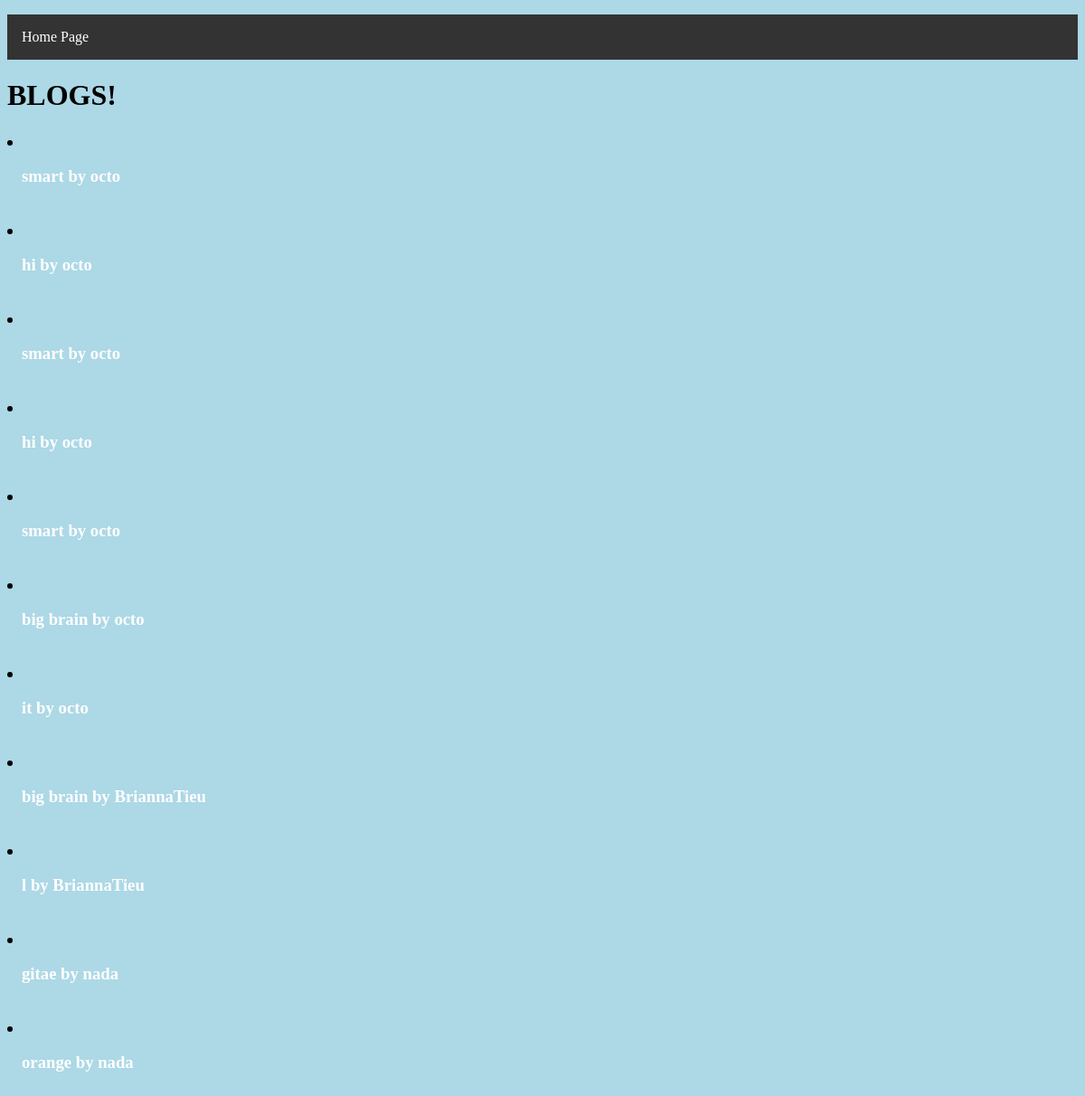
Before: /view with the older database file.
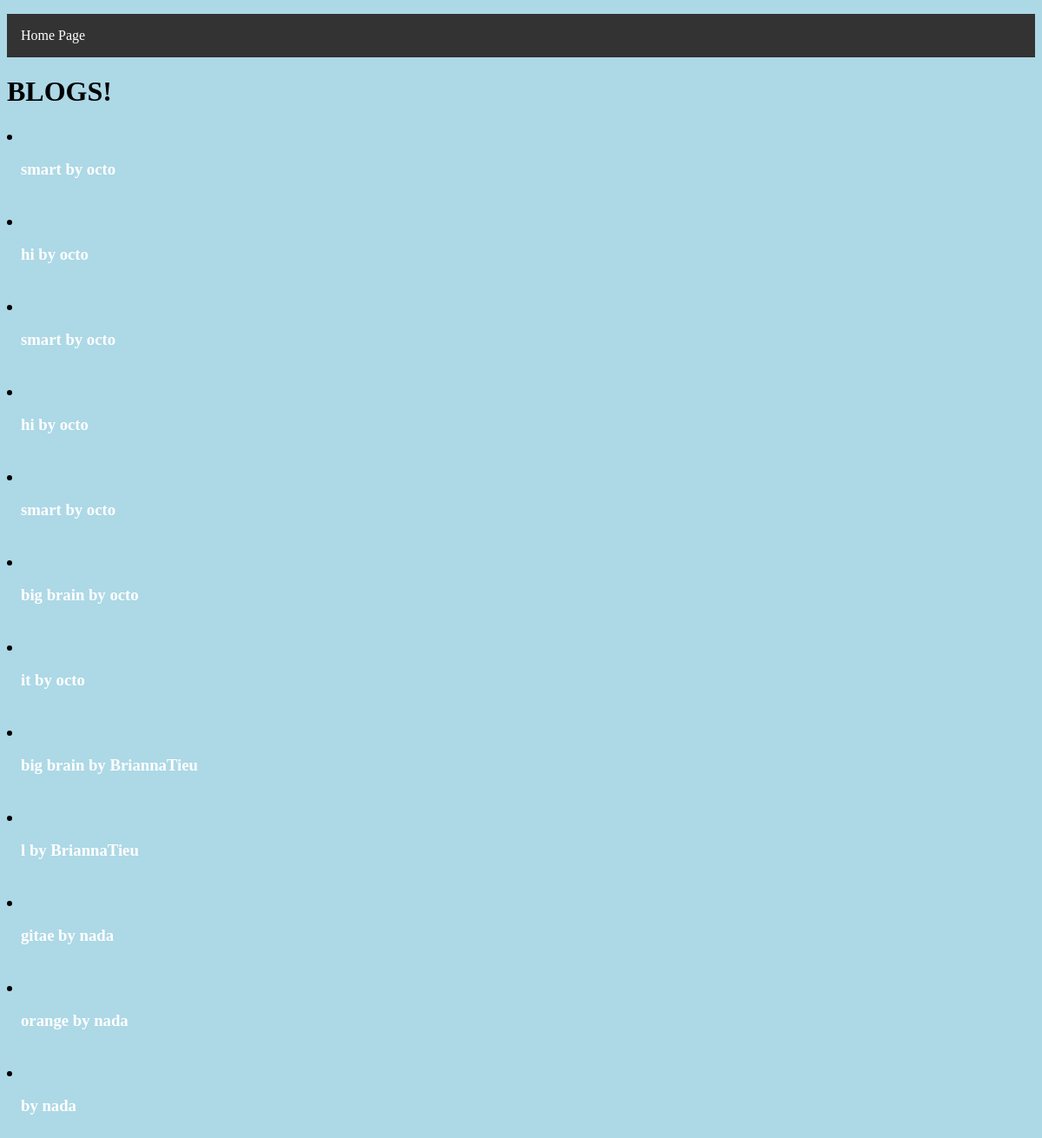
After: the same page with the newer database file.
### tables this page shows
CREATE TABLE blogs (blogName TEXT, username TEXT);

### __init__.py (the view)
@app.route('/view', methods=['GET', 'POST'])
def view():
    allBlogs = c.execute("SELECT * FROM blogs").fetchall()
    return render_template( 'view.html', blogList=allBlogs )

### templates/view.html (shortened to what this page needs)
<!DOCTYPE html>
<html>
  <head>
    <link rel="stylesheet" href="/static/styleview.css">
  </head>
  <body>
    <form action="/view", method="POST">
        <ul>
          <li><a href="/?">Home Page</a></li>
        </ul>
        <h1>
            BLOGS!
        </h1>
        <h3>
            {% for blog in blogList %}
                <li><a href={{ url_for('viewBlog', blog=blog[0]) }}>{{blog[0]}} by {{blog[1]}}</a></li>
                <br>
            {% endfor %}
        </h3>
    </form>
  </body>
</html>

Changed rows visible on the page:
added blogs: username "nada"
